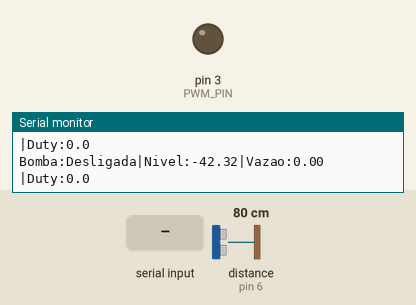
The sketch below on a simulated Arduino Uno, built with avr-gcc and run on an emulated ATmega328P. On the bench: output pins drawn as LEDs (lit = HIGH), the last lines printed to the serial monitor. Inputs (shaded band) come from the test bench; at power-on: distance to the obstacle (sensor on pin 6) 80 cm. The echo pulse lasts 58.3 µs per cm.

Above: at 1.2 s.
1.3 s: "Modo:Fechada\n" received over Serial
At 3.3 s:
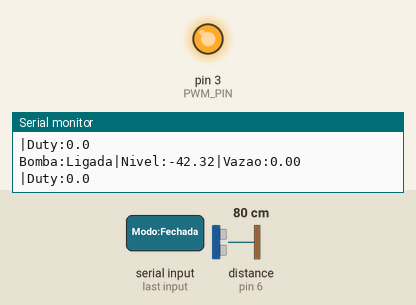
3.6 s: distance to the obstacle (sensor on pin 6) set to 33 cm
5.5 s: distance to the obstacle (sensor on pin 6) set to 30 cm
At 7.2 s:
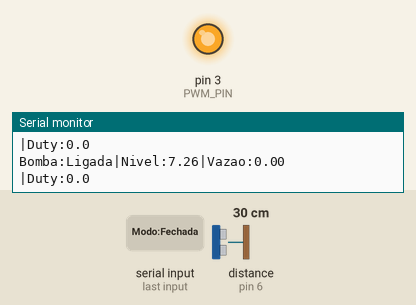
9.7 s: "Kc:\n" received over Serial
At 11.2 s:
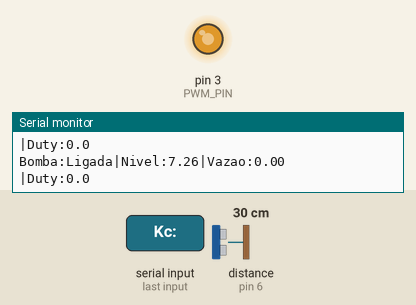
Timing chart, 0 to 12.7 s (numbered marks = the images above; inputs shaded):
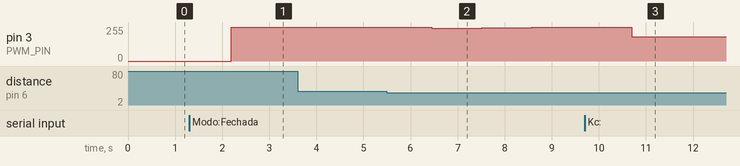

The sketch:

controle_final.ino
```cpp
// ----------------------------------------------------------------------------
//                      M A L H A   A B E R T A   E   F E C H A D A
// ----------------------------------------------------------------------------
// Projeto: Controle de Nível e Vazão de Água
// Autor:   Nicole Maia Argondizzi e Isaac Miranda Camargos
// Descrição: Leitura de nível (HC-SR04) + Vazão (YF-S201)
//            - Bomba inicia em 100%
//            - Comando Serial:
//                1) "Bomba:Ligada"    => duty_cycle = 100
//                2) "Bomba:Desligada" => duty_cycle = 0
//                3) "Vazao:XX.XX"     => ajusta setpoint de vazão (L/min)
//                4) "Nivel:XX.XX"     => ajusta setpoint de nivel (cm)
//
// --------------------------------Conexões Físicas--------------------------------------------
//
// Sensor ultrassônico HC-SR04:
// - VCC -> 5V do Arduino
// - GND -> GND do Arduino
// - TRIG -> Pino 7 do Arduino
// - ECHO -> Pino 6 do Arduino
//
// Sensor de fluxo de água:
// - VCC (Fio Vermelho)-> 5V do Arduino
// - GND (Fio Preto) -> GND do Arduino
// - Saída do sensor (Fio Amarelo) -> pino 49 do Arduino.
//
// - Bomba d’água + Driver:
// - PWM --> Pino 3 do Arduino
// - 0V --> GND do Arduino
//
// ----------------------------------------------------------------------------


#include <NewPing.h>
#include <FreqMeasure.h>

// -------------------------- PINOS ----------------------------
#define TRIGGER_PIN 7
#define ECHO_PIN 6
#define MAX_DISTANCE 400
#define PWM_PIN 3

// -------------------------- ENUMERADOR ----------------------------
enum ModoControle { MALHA_ABERTA, MALHA_FECHADA };
ModoControle modoAtual = MALHA_ABERTA;

// -------------------------- SENSOR ULTRASSÔNICO ----------------------------
NewPing sonar(TRIGGER_PIN, ECHO_PIN, MAX_DISTANCE);
float dist = 37;
float medicao = 0;
float Nivel = 0;   // Nível medido (cm)
float NivelMax = 30;

// -------------------------- SENSOR VAZÃO ----------------------------
float vazao = 0.0;
float freqVazao = 0.0;
float pwmValue = 0;

// -------------------------- MALHA ABERTA ----------------------------
float duty_cycle = 0;
float setpointVazao = 0;
float coefA = 0.36024061;
float coefB = -2.13070854;
float coefC = 11.36919872;
float coefD = 12.50493148;
float minValueFlow = 0;
float maxValueFlow = 9;

// -------------------------- MALHA FECHADA (PID) ----------------------------
float Nivel_ref = 10.0;  // Setpoint de nível (cm)
float Kc = 10.6;         // Ganho proporcional inicial (suave)
float Ti = 20.0;         // Constante de tempo integral inicial (suave)
float Td = 0.0;          // Constante de tempo derivativa inicial
float erro = 0.0;
float erroAnt = 0.0;
float P = 0.0, I = 0.0, D = 0.0, PID = 0.0;
float Ianterior = 0.0;

// -------------------------- TEMPO ----------------------------
unsigned long timer = 0;
float tempo = 0.0;


void setup() {
  Serial.begin(9600);
  pinMode(PWM_PIN, OUTPUT);
  analogWrite(PWM_PIN, 0);
  FreqMeasure.begin();
  timer = millis();
  Serial.println("Modo:MALHA_ABERTA");
}

void loop() {

  // ----- RECEBE COMANDOS ----- Não modificar ------------
  if (Serial.available() > 0) {
    String comando = Serial.readStringUntil('\n');
    comando.trim();

    if (comando.equalsIgnoreCase("Modo:Aberta")) {
      modoAtual = MALHA_ABERTA;
      Serial.println("Modo:MALHA_ABERTA");
    } else if (comando.equalsIgnoreCase("Modo:Fechada")) {
      modoAtual = MALHA_FECHADA;
      Serial.println("Modo:MALHA_FECHADA");
    }

    // Comando universal
    else if (comando.startsWith("Calibragem:")) {
      dist = comando.substring(11).toFloat();
    }

    // Controles específicos por modo
    if (modoAtual == MALHA_ABERTA) {
      if (comando.startsWith("Bomba:")) {
        duty_cycle = comando.endsWith("Ligada") ? 100 : 0;
      } else if (comando.startsWith("Vazao:")) {
        float temp = comando.substring(6).toFloat();
        temp = constrain(temp, minValueFlow, maxValueFlow);
        setpointVazao = temp;
        duty_cycle = coefA * pow(setpointVazao, 3) + coefB * pow(setpointVazao, 2) + coefC * setpointVazao + coefD;
      } else if (comando.startsWith("Calibrar:")) {
        int idx1 = comando.indexOf(',');
        int idx2 = comando.indexOf(',', idx1 + 1);
        int idx3 = comando.indexOf(',', idx2 + 1);
        if (idx1 > 0 && idx2 > idx1 && idx3 > idx2) {
          coefA = comando.substring(9, idx1).toFloat();
          coefB = comando.substring(idx1 + 1, idx2).toFloat();
          coefC = comando.substring(idx2 + 1, idx3).toFloat();
          coefD = comando.substring(idx3 + 1).toFloat();
        }
      }
    } else if (modoAtual == MALHA_FECHADA) {
      if (comando.startsWith("Nivel:")) {
        Nivel_ref = comando.substring(6).toFloat();
      } else if (comando.startsWith("Kc:")) {
        Kc = comando.substring(3).toFloat();
      } else if (comando.startsWith("Ti:")) {
        Ti = comando.substring(3).toFloat();
      } else if (comando.startsWith("Td:")) {
        Td = comando.substring(3).toFloat();
      }
    }
  }

  // ----- TEMPO -----
  unsigned long now = millis();
  tempo = (now - timer) / 1000.0;
  timer = now;

  // ----- LEITURAS -----

  // ----- NÍVEL -----
  medicao = sonar.ping_median(3);
  Nivel = dist - (medicao / 58.8);


  // ----- VAZÃO -----
  float rawCount = FreqMeasure.read();
  freqVazao = FreqMeasure.countToFrequency(rawCount);
  vazao = freqVazao / 7.5;

  // ----- CONTROLE -----
  if (modoAtual == MALHA_ABERTA) {
    pwmValue = (duty_cycle / 100.0) * 255.0;
  } else {
    erroAnt = erro;
    erro = Nivel_ref - Nivel;
    P = Kc * erro;
    I = Ianterior + (Kc / Ti) * erro * tempo;
    D = Kc * Td * (erro - erroAnt) / tempo;
    PID = P + I + D;
    PID = constrain(PID, 0, 100);
    Ianterior = I;
    pwmValue = (PID / 100.0) * 255.0;
  }


  // ----- DESLIGAR A BOMBA QUANDO ULTRAPASSAR O NIVEL DE 34 CM -----
  if (Nivel > NivelMax) {
    pwmValue = 0;
    delay(20000);
  }

  analogWrite(PWM_PIN, (int)pwmValue);


  // ----- ENVIO SERIAL ----- Não mudar -----------------------
  String statusBomba = (pwmValue > 1) ? "Ligada" : "Desligada";
  Serial.print("Bomba:");
  Serial.print(statusBomba);
  Serial.print("|Nivel:");
  Serial.print(Nivel, 2);
  Serial.print("|Vazao:");
  Serial.println(vazao, 2);
  Serial.print("|Duty:");
  Serial.println(duty_cycle, 1);

  delay(1000);

}
```

Measured:
- after the input at 1.3 s, pin 3 (PWM_PIN): 0/255 → 255/255 after 0.89 s
- after the input at 5.5 s, pin 3 (PWM_PIN): 255/255 → 245/255 after 0.95 s, → 249/255 1.1 s later, → 253/255 1.1 s later, → 255/255 1.1 s later
- after the input at 9.7 s, pin 3 (PWM_PIN): 255/255 → 182/255 after 0.99 s
